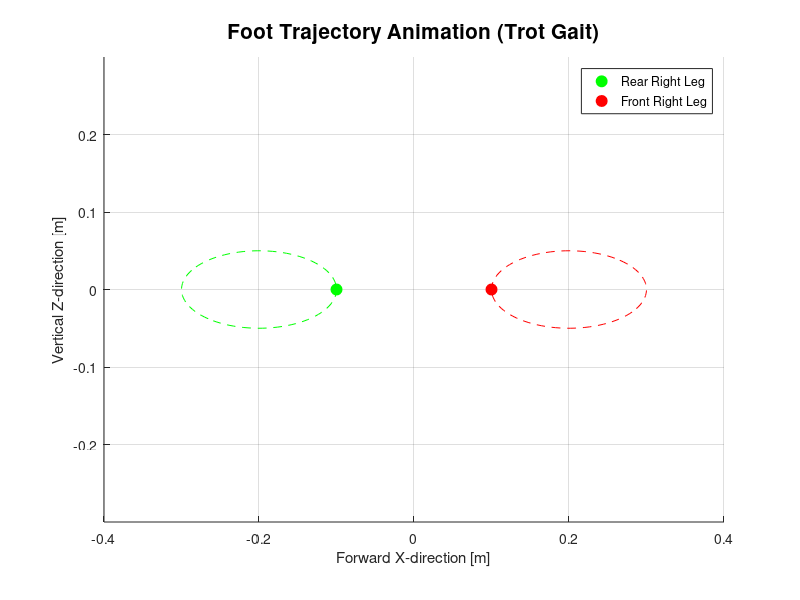

This chart was generated by the following MATLAB code:
%% Generate an elliptical foot trajectory in 2D (xz plane) for a quadruped doing Trot Gait.

%% The front left leg and the rear right leg move together.
%% The front right leg and the rear left leg move together.

% Parameters for the elliptical foot trajectory
A_x = 0.1; % Amplitude in the forward (x) direction [meters]
A_z = 0.05; % Amplitude in the vertical (z) direction [meters]

% Define phase offsets for trot gait
phi_rear_rigth_0 = 0;         % Rear right leg initial phase
phi_front_right_0 = pi;       % Front right leg initial phase (opposite phase)

% Define stepping frequency
T0 = 3.0; # Gait cycle [s]
f0 = 1/T0; # Frequency [Hz] 

% Distance between diagonal legs in the x plane
offset_x = 0.2; % [meters]
offset_y = 0.0; % [meters]

num_steps = 100; % Number of steps in the trajectory
time = linspace(0, T0, num_steps);

% Function to calculate phase at time t
phase = @(phi_0, t) mod(phi_0 + 2 * pi * f0 * t, 2 * pi);

% Function to generate elliptical trajectory for a given phase
foot_trajectory = @(phi) [A_x * cos(phi); -A_z * sin(phi)]; 

% Initialize storage for trajectories
rear_rigth_traj = zeros(2, num_steps);
front_right_traj = zeros(2, num_steps);

% Compute trajectories for each leg
for i = 1:num_steps
    % Compute phase for each leg
    phi_rr = phase(phi_rear_rigth_0, time(i));
    phi_fr = phase(phi_front_right_0, time(i));
    
    % Compute foot trajectories
    rear_rigth_traj(:, i) = foot_trajectory(phi_rr) + [-offset_x; offset_y];
    front_right_traj(:, i) = foot_trajectory(phi_fr) + [offset_x; offset_y];
end

% Animation setup
figure;
hold on;
grid on;
axis equal;
xlim([-0.4, 0.4]);
ylim([-0.3, 0.3]);
xlabel('Forward X-direction [m]');
ylabel('Vertical Z-direction [m]');
title('Foot Trajectory Animation (Trot Gait)', 'FontSize', 15 );

% Define plots for the legs
rear_right_plot = plot(0, 0, 'go', 'MarkerSize', 8, 'MarkerFaceColor', 'g');
front_right_plot = plot(0, 0, 'ro', 'MarkerSize', 8, 'MarkerFaceColor', 'r');
trajectory_line_rl = plot(rear_rigth_traj(1, :), rear_rigth_traj(2, :), 'g--');
trajectory_line_fr = plot(front_right_traj(1, :), front_right_traj(2, :), 'r--');

% Add legend
legend([rear_right_plot, front_right_plot], 'Rear Right Leg', 'Front Right Leg', 'Location', 'best');

% Animate foot trajectories
for i = 1:num_steps
    % Update positions
    set(rear_right_plot, 'XData', rear_rigth_traj(1, i), 'YData', rear_rigth_traj(2, i));
    set(front_right_plot, 'XData', front_right_traj(1, i), 'YData', front_right_traj(2, i));
    
    % Pause to simulate real-time motion
    pause(T0 / num_steps);
end

hold off;

